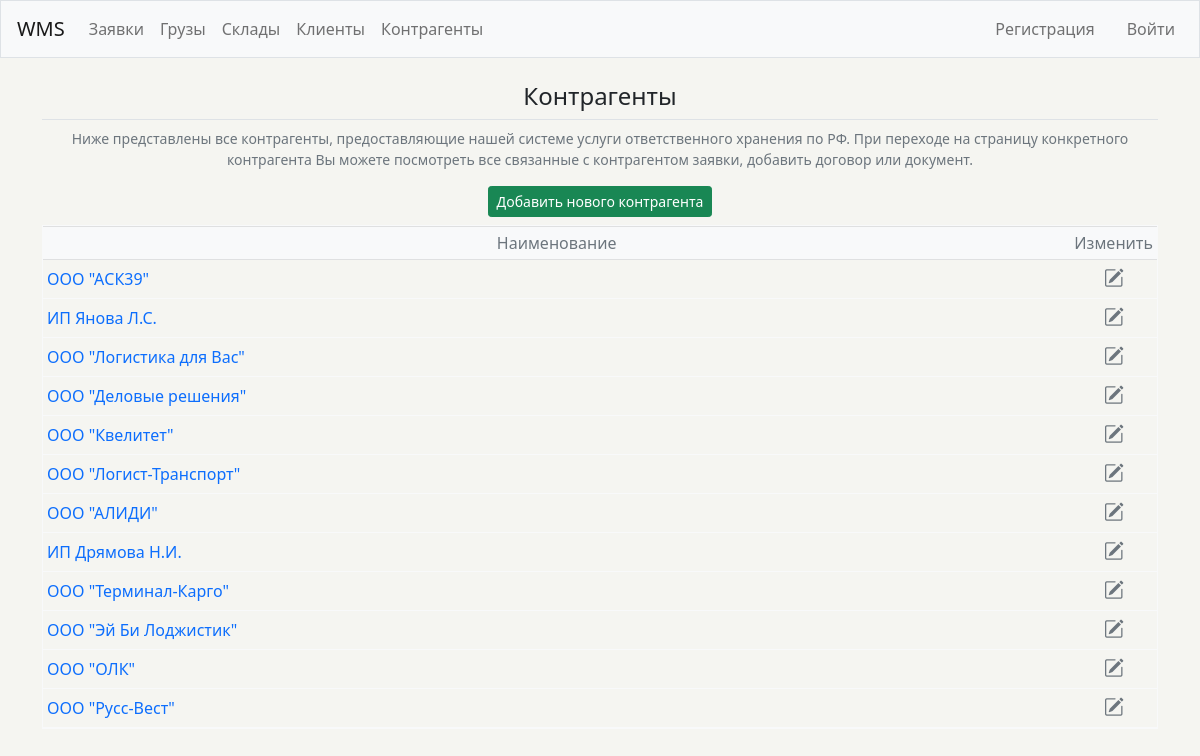
The page /contractors/ on the database as committed earlier.
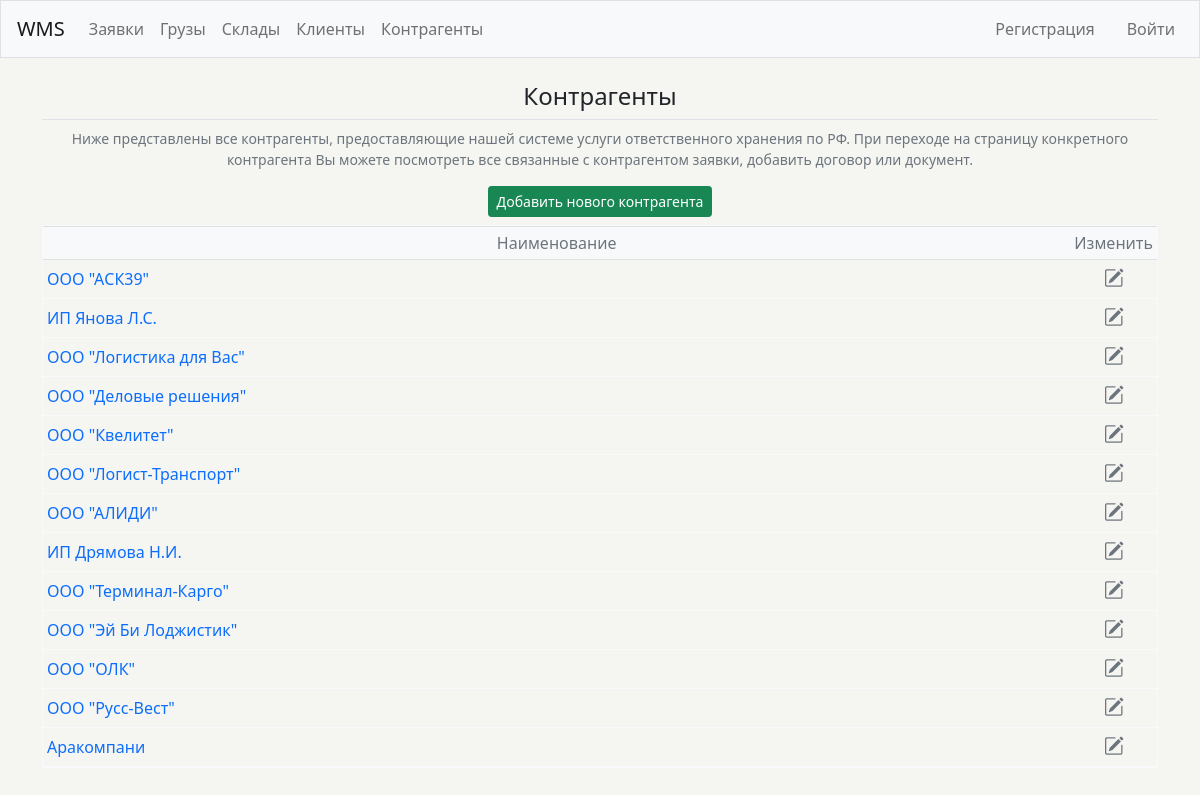
The same page on the database as committed later.
### wms/models.py (models this page shows, shortened)
class Contractor(models.Model):
    name = models.CharField(max_length=200)
    pub_date = models.DateTimeField('date published', auto_now_add=True)

### wms/views.py (the view)
# urls.py: path('contractors/', views.contractors, name='contractors'),
def contractors(request):
    contractors = Contractor.objects.all().order_by('pub_date')
    context = {'contractors': contractors}
    return render(request, 'wms/contractors.html', context)

### wms/templates/wms/contractors.html
{% extends "wms/base.html" %}
{% block page_header %}
  <h4 class="text-center fw-normal">Контрагенты</h4>
{% endblock page_header %}
{% block content %}
<p class="d-flex justify-content-center form-text text-center">Ниже представлены все контрагенты, предоставляющие нашей системе услуги ответственного хранения по РФ. При переходе на страницу конкретного контрагента Вы можете посмотреть все связанные с контрагентом заявки, добавить договор или документ.</p>
<div class="d-flex justify-content-center">
  <a class="btn btn-success btn-sm mb-2 fw-normal" href="{% url 'wms:new_contractor' %}">Добавить нового контрагента</a>
</div>
<table class="table table-sm table-hover table-responsive table-borderless w-100 d-block table-bordered border-light">
  <thead class="table-light text-center text-muted">
    <tr>
      <th class="col align-middle fw-normal">Наименование</th>
      <th class="col-1 align-middle fw-normal">Изменить</th>
    </tr>
  </thead>
  <tbody>
    {% for contractor in contractors %}
    <tr class="text-center fw-normal">
      <td class="text-left align-middle">
        <a class="text-decoration-none" href="{% url 'wms:contractor' contractor.id %}">{{ contractor.name }}</a>
      </td>
      <td class="col-1">
        <a class="link-secondary" href="{% url 'wms:update_contractor' contractor.id %}"><i class="bi bi-pencil-square fs-5" title="Изменить"></i></a>
      </td>
    </tr>
    {% empty %}
    <tr class="col-12">
      <td>Не добавлено ни одного контрагента. Добавьте первого контрагента.</td>
    </tr>
    {% endfor %}
  </tbody>
</table>
{% endblock content %}

Rows that differ between the two databases and show on the page:
added Contractor: name "Аракомпани"
